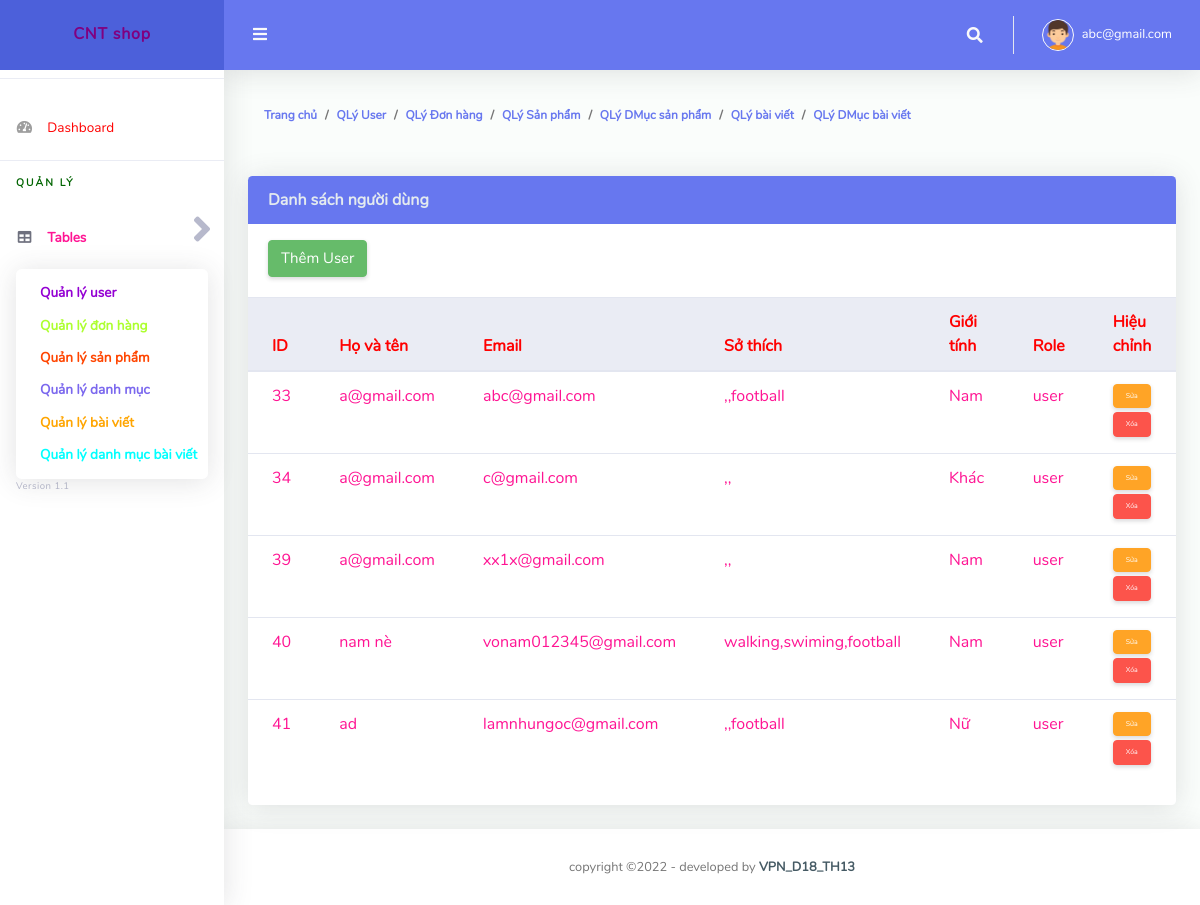
Page /controller/UserController.php (signed in) on the committed database.
### tables this page shows
CREATE TABLE `user` (
  `user_id` int(11) NOT NULL,
  `username` varchar(250) NOT NULL,
  `email` varchar(250) NOT NULL,
  `password` varchar(250) NOT NULL,
  `prefer` varchar(250) NOT NULL,
  `sex` varchar(250) NOT NULL,
  `role` varchar(250) NOT NULL,
  `avatar` varchar(250) NOT NULL
);

### controller/BaseController.php (called while the page is built, shortened)
<?php
class BaseController {
    public function view($name, $data = []) {
        include_once  "../view/" . $name . ".php";
    }
}

### util/MySQLUtils.php (called while the page is built, shortened)
<?php
class MySQLUtils {
    private $servername;
    private $username;
    private $password;
    private $myDB;
    private static $conn;
    public function __construct() {
        $this->servername = "localhost";
        $this->username = "root";
        $this->password = "";
        $this->myDB = "ltweb";
    }
     private function connectDB() {
        try {
            self::$conn = new PDO("mysql:host=$this->servername;dbname=$this->myDB", $this->username, $this->password);
            self::$conn->setAttribute(PDO::ATTR_ERRMODE, PDO::ERRMODE_EXCEPTION);
            return  self::$conn;
        } catch (PDOException $e) {
            echo "Connection failed: " . $e->getMessage();
        }
    }
    public function disconnect(){
        self::$conn=null;
    }
     public function getAllData($sql) {
        $stmt = self::$conn->prepare($sql);
        $stmt->execute();
        return $stmt->fetchAll(PDO::FETCH_ASSOC);
    }
}

### model/UserModel.php (called while the page is built, shortened)
<?php
include_once '../util/MySQLUtils.php';
class UserModel {
    public function getAllUser() {
        $myDB = new MySQLUtils();
        $query = "SELECT user_id,username,password,email,sex,prefer,role FROM user";
        $data = $myDB->getAllData($query);
        return $data;
    }
}

### view/adminUser.php (the view, shortened to what this page needs)
<!DOCTYPE html>
<html lang="en">
    <head>
        <?php
        @include("../layouts/header.php");
        ?>
    </head>
    <body id="page-top">
        <div id="wrapper">
            <?php
            @include("../layouts/sidebar.php");
            ?>
            <div id="content-wrapper" class="d-flex flex-column">
                <div id="content">
                    <?php
                    @include("../layouts/topbar.php");
                    ?>
                    <div class="container-fluid" id="container-wrapper">
                        <div class="d-sm-flex align-items-center justify-content-between mb-4">
                            <ol class="breadcrumb">
                                <li class="breadcrumb-item"><a href="./index.php">Trang chủ</a></li>
                                <li class="breadcrumb-item"><a href="./adminUser.php">QLý User</a></li>
                                <li class="breadcrumb-item"><a href="./adminDonhang.php">QLý Đơn hàng</a></li>
                                <li class="breadcrumb-item"><a href="./adminSanpham.php">QLý Sản phẩm</a></li>
                                <li class="breadcrumb-item"><a href="./adminDanhmuc.php">QLý DMục sản phẩm</a></li>
                                <li class="breadcrumb-item"><a href="./adminBaiviet.php">QLý bài viết</a></li>
                                <li class="breadcrumb-item"><a href="./adminDanhmucbaiviet.php">QLý DMục bài viết</a></li>
                            </ol>
                        </div>
                        <div class="row">
                            <div class="col-lg-12 mb-4">
                                <div class="card">
                                    <div class="card-header  bg-primary">
                                        <strong class="card-title text-light"><?php echo $data["title"] ?></strong>
                                    </div>
                                    <div class="card-header py-3 d-flex flex-row align-items-center justify-content-between">
                                        <a href="../view/themUser.php"><button type="button" class="btn btn-success mb-1" style= "font-size: 15px">Thêm User</button></a>
                                    </div>
                                    <div class="table-responsive">
                                        <table class="table align-items-center table-flush">
                                            <thead class="thead-light">
                                                <tr>
                                                    <th style="color:RED">ID</th>
                                                    <th style="color:RED">Họ và tên</th>
                                                    <th style="color:RED">Email</th>
                                                    <th style="color:RED">Sở thích</th>
                                                    <th style="color:RED">Giới tính</th>
                                                    <th style="color:RED"> Role</th>
                                                    <th style="color:RED">Hiệu chỉnh</th>
                                                </tr>
                                            </thead>
                                            <tbody>
                                                <?php
                                                for ($i = 0; $i < count($data["users"]); $i++) {
                                                    echo' <tr>';
                                                    echo' <td style="color:#FF1493">' . $data["users"][$i]["user_id"] . '</td>';
                                                    echo' <td style="color:#FF1493">' . $data["users"][$i]["username"] . '</td>';
                                                    echo' <td style="color:#FF1493">' . $data["users"][$i]["email"] . '</td>';
                                                    echo' <td style="color:#FF1493">' . $data["users"][$i]["prefer"] . '</td>';
                                                    echo' <td style="color:#FF1493">' . $data["users"][$i]["sex"] . '</td>';
                                                    echo' <td style="color:#FF1493">' . $data["users"][$i]["role"] . '</td>';
                                                    echo' <td >
                        <a href="../controller/UserController.php?action=edit&id=' . $data["users"][$i]["user_id"] . '" type="button" class="btn btn-warning mb-1" style= "font-size: 7px">Sửa</a>
                         <a href="../controller/UserController.php?action=delete&id=' . $data["users"][$i]["user_id"] . '" type="button" class="btn btn-danger mb-1" style= "font-size: 7px">Xóa</a>
                      </td>';
                                                    echo '</tr>';
                                                }
                                                ?>
                                            </tbody>
                                        </table>
                                    </div>
                                    <div class="card-footer"></div>
                                </div>
                            </div>
                        </div>
                    </div>
                </div>
                <?php
                @include("../layouts/footer.php");
                ?>
            </div>
        </div>
    </body>
</html>

### rows in the picture
user: user_id "33", username "a@gmail.com", email "abc@gmail.com", prefer ",,football", sex "Nam", role "user"
user: user_id "34", username "a@gmail.com", email "c@gmail.com", prefer ",,", sex "Khác", role "user"
user: user_id "39", username "a@gmail.com", email "xx1x@gmail.com", prefer ",,", sex "Nam", role "user"
user: user_id "40", username "nam nè", email "vonam012345@gmail.com", prefer "walking,swiming,football", sex "Nam", role "user"
user: user_id "41", username "ad", email "lamnhungoc@gmail.com", prefer ",,football", sex "Nữ", role "user"

### other values in the picture
$_SESSION["email"] "abc@gmail.com"
$data["title"] "Danh sách người dùng"
